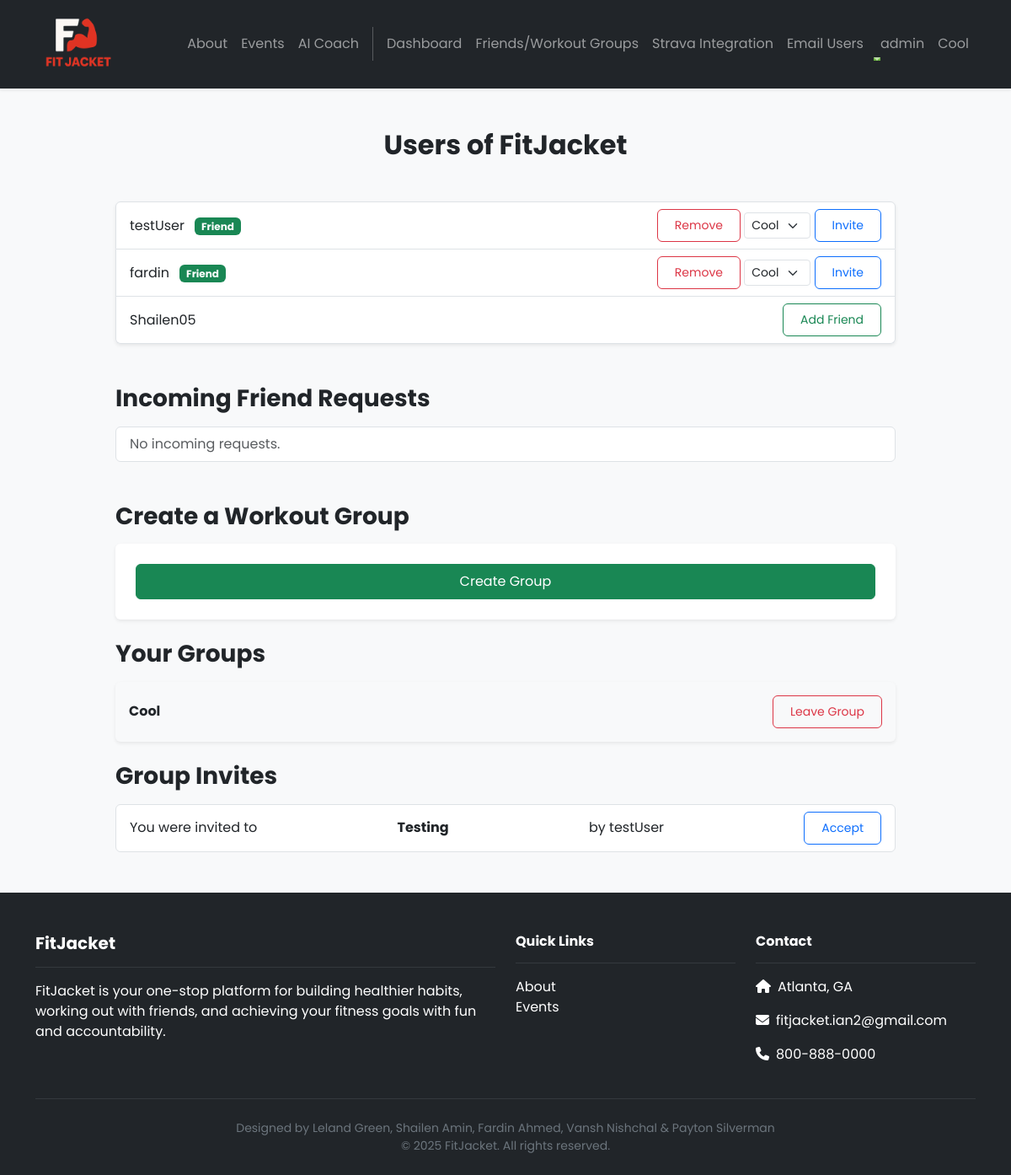
Screenshot of /friends/ (signed in) with the database file from the repository.
### friends/models.py (models this page shows)
class WorkoutGroup(models.Model):
    name = models.CharField(max_length=255)
    created_by = models.ForeignKey(User, on_delete=models.CASCADE, related_name='created_groups')
    created_at = models.DateTimeField(auto_now_add=True)

class GroupInvite(models.Model):
    group = models.ForeignKey(WorkoutGroup, on_delete=models.CASCADE)
    from_user = models.ForeignKey(User, on_delete=models.CASCADE, related_name='sent_group_invites')
    to_user = models.ForeignKey(User, on_delete=models.CASCADE, related_name='received_group_invites')
    sent_at = models.DateTimeField(auto_now_add=True)
    accepted = models.BooleanField(default=False)

### friends/views.py (the view)
# urls.py: path('', views.users, name='userList'),
@login_required
def users(request):
    users = User.objects.exclude(id=request.user.id)
    groups = WorkoutGroup.objects.filter(groupmember__user=request.user)
    group_invites = GroupInvite.objects.filter(to_user=request.user)
    sent_requests = FriendRequest.objects.filter(from_user=request.user).values_list('to_user_id', flat=True)
    received_requests = FriendRequest.objects.filter(to_user=request.user)
    friendships = Friendship.objects.filter(Q(user1=request.user) | Q(user2=request.user))
    friend_ids = set()
    for friendship in friendships:
        if friendship.user1 == request.user:
            friend_ids.add(friendship.user2.id)
        else:
            friend_ids.add(friendship.user1.id)
    return render(request, 'friends/userList.html', {
        'users': users,
        'sent_requests': sent_requests,
        'received_requests': received_requests,
        'friends': friend_ids,
        'groups': groups,
        'group_invites': group_invites
    })

### accounts/context_processors.py (called while the page is built)
def admin_group(request):
    if request.user.is_authenticated:
        is_admin = request.user.groups.filter(name='admin').exists()
    else:
        is_admin = False
    return {'is_admin': is_admin}

### friends/context_processors.py (called while the page is built)
def user_groups(request):
    if request.user.is_authenticated:
        groups = WorkoutGroup.objects.filter(groupmember__user=request.user)
    else:
        groups = []
    return {'user_groups': groups}

### friends/templates/friends/userList.html (shortened to what this page needs)
{% extends 'base.html' %}
{% block content %}
<section class="py-5">
  <div class="container">
    <h2 class="fw-bold text-center mb-5">Users of FitJacket</h2>
    <div class="row">
      <div class="col-lg-10 mx-auto">
        <ul class="list-group shadow-sm mb-5">
          {% for user in users %}
            <li class="list-group-item d-flex justify-content-between align-items-center">
              <div>
                {{ user.username }}
                {% if user.id in friends %}
                  <span class="badge bg-success ms-2">Friend</span>
                {% elif user.id in sent_requests %}
                  <span class="text-muted">Request Sent</span>
                {% endif %}
              </div>
              <div>
                {% if user.id in friends %}
                  <form method="post" action="{% url 'friends:removeFriend' user.id %}" class="d-inline">
                    <button class="btn btn-sm btn-outline-danger">Remove</button>
                  </form>
                  <form method="post" action="{% url 'friends:inviteToGroup' 0 user.id %}" class="d-inline">
                    <select name="group_id" class="form-select form-select-sm d-inline w-auto">
                      {% for group in groups %}
                        <option value="{{ group.id }}">{{ group.name }}</option>
                      {% endfor %}
                    </select>
                    <button class="btn btn-sm btn-outline-primary">Invite</button>
                  </form>
                {% elif user.id not in sent_requests %}
                  <form method="post" action="{% url 'friends:sendRequest' user.id %}" class="d-inline">
                    <button class="btn btn-sm btn-outline-success">Add Friend</button>
                  </form>
                {% endif %}
              </div>
            </li>
          {% empty %}
            <li class="list-group-item text-muted">No other users found.</li>
          {% endfor %}
        </ul>
        <h3 class="fw-bold mb-3">Incoming Friend Requests</h3>
        <ul class="list-group mb-5">
          {% for request in received_requests %}
            <li class="list-group-item d-flex justify-content-between align-items-center">
              {{ request.from_user.username }}
              <form method="post" action="{% url 'friends:respondRequest' request.id %}" class="d-inline">
                {% csrf_token %}
                <button name="action" value="accept" class="btn btn-sm btn-outline-primary">Accept</button>
                <button name="action" value="reject" class="btn btn-sm btn-outline-secondary">Reject</button>
              </form>
            </li>
          {% empty %}
            <li class="list-group-item text-muted">No incoming requests.</li>
          {% endfor %}
        </ul>
        <h3 class="fw-bold mb-3">Create a Workout Group</h3>
        <form method="post" action="{% url 'friends:createGroup' %}" class="card p-4 shadow-sm mb-4">
          <button type="submit" class="btn btn-success w-100">Create Group</button>
        </form>
        <h3 class="fw-bold mb-3">Your Groups</h3>
        {% for group in groups %}
          <div class="d-flex justify-content-between align-items-center mb-3 p-3 bg-light rounded shadow-sm">
            <strong>{{ group.name }}</strong>
            <form method="post" action="{% url 'friends:leaveGroup' group.id %}">
              <button type="submit" class="btn btn-sm btn-outline-danger">Leave Group</button>
            </form>
          </div>
        {% endfor %}
        <h3 class="fw-bold mb-3 mt-4">Group Invites</h3>
        <ul class="list-group">
          {% for invite in group_invites %}
            <li class="list-group-item d-flex justify-content-between align-items-center">
              You were invited to <strong>{{ invite.group.name }}</strong> by {{ invite.from_user.username }}
              <form method="post" action="{% url 'friends:respondGroupInvite' invite.id %}">
                <button name="action" value="accept" class="btn btn-sm btn-outline-primary">Accept</button>
              </form>
            </li>
          {% empty %}
            <li class="list-group-item text-muted">No group invites.</li>
          {% endfor %}
        </ul>
      </div>
    </div>
  </div>
</section>
{% endblock %}

### FitJacket/templates/base.html (shortened to what this page needs)
<!DOCTYPE html>
<html>
  {% load static %}
  <head>
    <link href="https://cdn.jsdelivr.net/npm/bootstrap@5.3.3/dist/css/bootstrap.min.css" rel="stylesheet">
    <link rel="stylesheet" href="https://cdnjs.cloudflare.com/ajax/libs/font-awesome/6.4.0/css/all.min.css">
    <link rel="stylesheet" type="text/css" href="{% static 'css/style.css' %}">
  </head>
  <body>
    <nav class="navbar navbar-dark bg-dark navbar-expand-lg sticky-top shadow-sm py-2m">
      <div class="container">
        <a class="navbar-brand" href="{% url 'home.index' %}">
          <img src="{% static 'img/fitjacketlogo.png' %}" style="height:100px; width:auto;" alt="logo" />
        </a>
        <div class="collapse navbar-collapse" id="navbarNavAltMarkup">
          <div class="navbar-nav ms-auto navbar-ml">
            <a class="nav-link {% if request.path == '/about/' %}active{% endif %}" href="{% url 'home.about' %}" aria-current="{% if request.path == '/about/' %}page{% endif %}">About</a>
            <a class="nav-link {% if request.path == '/events/' %}active{% endif %}" href="{% url 'events.about' %}" aria-current="{% if request.path == '/events/' %}page{% endif %}">Events</a>
            <a class="nav-link" href="{% url 'ai_coach:home' %}">AI Coach</a>
            {% if user.is_authenticated %}
              <a class="nav-link {% if request.path == '/dashboard/' %}active{% endif %}" href="{% url 'Dashboard' %}" aria-current="{% if request.path == '/dashboard/' %}page{% endif %}">Dashboard</a>
              <a class="nav-link" href="{% url 'friends:userList' %}">Friends/Workout Groups</a>
              <a class="nav-link" href="{% url 'strava.import' %}">Strava Integration</a>
              {% if is_admin %}
                <a class="nav-link" href="{% url 'administratorPanel.emailUsers' %}">Email Users</a>
              {% endif %}
              <li class="nav-item dropdown">
                <a class="nav-link dropdown-toggle" href="#" role="button" data-bs-toggle="dropdown">
                   {{ user.username }}
                </a>
              </li>
            {% else %}
              <a class="nav-link" href="{% url 'accounts.login' %}">Login</a>
              <a class="nav-link" href="{% url 'accounts.signup' %}">Sign Up</a>
              <a class="nav-link" href="{% url 'accounts.resetPassword' %}">Reset Password</a>
            {% endif %}
            {% if user_groups %}
              {% for group in user_groups %}
                <a class="nav-link" href="{% url 'friends:groupDetail' group.id %}">{{ group.name }}</a>
              {% endfor %}
            {% endif %}
          </div>
        </div>
      </div>
    </nav>
    <div class="main-content" style="height: 80vh;">
      {% block content %}
      {% endblock content %}
    </div>
    <footer class="bg-dark text-white pt-5 pb-4 mt-auto">
      <div class="container">
        <div class="row g-4">
          <div class="col-md-6">
            <h5 class="fw-bold">FitJacket</h5>
            <hr class="border-secondary">
            <p>FitJacket is your one-stop platform for building healthier habits, working out with friends, and achieving your fitness goals with fun and accountability.</p>
          </div>
          <div class="col-md-3">
            <h6 class="fw-bold">Quick Links</h6>
            <hr class="border-secondary">
            <ul class="list-unstyled">
              <li><a href="{% url 'home.about' %}" class="text-white text-decoration-none">About</a></li>
              <li><a href="{% url 'events.about' %}" class="text-white text-decoration-none">Events</a></li>
            </ul>
          </div>
          <div class="col-md-3">
            <h6 class="fw-bold">Contact</h6>
            <hr class="border-secondary">
            <p><i class="fas fa-home me-2"></i>Atlanta, GA</p>
            <p><i class="fas fa-envelope me-2"></i>fitjacket.ian2@gmail.com</p>
            <p><i class="fas fa-phone me-2"></i>800-888-0000</p>
          </div>
        </div>
        <hr class="border-secondary my-4">
        <div class="text-center small" style="color: #6c757d;">
          Designed by Leland Green, Shailen Amin, Fardin Ahmed, Vansh Nishchal & Payton Silverman<br>
          © 2025 FitJacket. All rights reserved.
        </div>
      </div>
    </footer>
  </body>
</html>

### FitJacket/static/css/style.css (style rules this page uses)
body { font-family: 'Poppins', sans-serif; background-color: #f8f9fa; min-height: 100vh; display: flex; flex-direction: column; }
.main-content { flex: 1; }
.navbar { box-shadow: 0 2px 4px rgba(0,0,0,0.1); min-height: 60px; align-items: center; }
nav.navbar { padding-top: 0.15rem; padding-bottom: 0.15rem; }
.navbar-brand { position: relative; overflow: visible; padding-top: 0; padding-bottom: 0; }
.navbar-brand img { height: 100px !important; width: auto !important; transition: transform 0.2s; }
.nav-link { position: relative; transition: color 0.3s; }
.nav-link:after { content: ''; position: absolute; width: 0; height: 2px; bottom: 0; left: 0; background-color: #6ab43e; transition: width 0.3s; }
.card { transition: transform 0.2s, box-shadow 0.2s; border: none; box-shadow: 0 2px 15px rgba(0,0,0,0.1); }
.btn { padding: 8px 20px; border-radius: 6px; transition: all 0.3s; }

### rows the page displays
WorkoutGroup: name "Cool"
GroupInvite: group.name "Testing", from_user.username "testUser"

### other values shown
{{ user.username }} "admin"
{{ user.username }} "testUser"
{{ user.username }} "fardin"
{{ user.username }} "Shailen05"
form field group_id "Cool"
